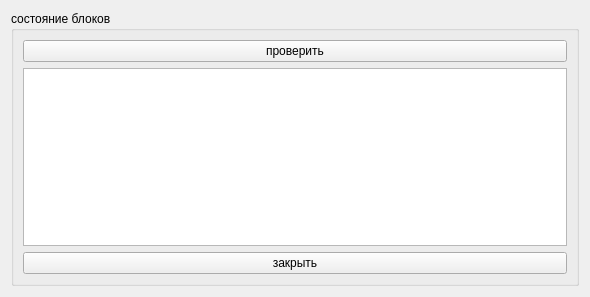
<?xml version="1.0" encoding="UTF-8"?>
<ui version="4.0">
 <class>Form_check</class>
 <widget class="QWidget" name="Form_check">
  <property name="geometry">
   <rect>
    <x>0</x>
    <y>0</y>
    <width>590</width>
    <height>297</height>
   </rect>
  </property>
  <property name="windowTitle">
   <string>Form</string>
  </property>
  <layout class="QVBoxLayout" name="verticalLayout_4">
   <item>
    <widget class="QGroupBox" name="groupBox">
     <property name="title">
      <string>состояние блоков</string>
     </property>
     <layout class="QVBoxLayout" name="verticalLayout_3">
      <item>
       <layout class="QHBoxLayout" name="horizontalLayout">
        <item>
         <layout class="QVBoxLayout" name="verticalLayout">
          <item>
           <widget class="QPushButton" name="check_block_btn">
            <property name="text">
             <string>проверить</string>
            </property>
           </widget>
          </item>
          <item>
           <widget class="QListWidget" name="list_blocks"/>
          </item>
          <item>
           <widget class="QPushButton" name="close_btn">
            <property name="text">
             <string>закрыть</string>
            </property>
           </widget>
          </item>
         </layout>
        </item>
       </layout>
      </item>
     </layout>
    </widget>
   </item>
  </layout>
 </widget>
 <resources/>
 <connections/>
</ui>
